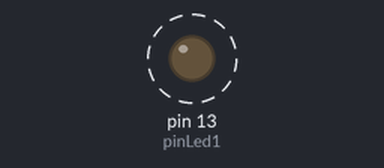
Recording of a sketch running on a simulated Arduino Uno, built with avr-gcc and run on an emulated ATmega328P. Parts: output pins drawn as LEDs (lit = HIGH). Dashed ring = blinking.

Above: at 0.2 s.
Timing chart, 0 to 3.0 s (numbered marks = the images above):
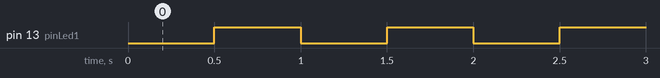

The sketch:

2._DefineLED.ino
```cpp
#define pinLed1 13

void setup()
{ pinMode(pinLed1,OUTPUT);
}
 void loop()
{ digitalWrite(pinLed1,LOW);
  delay(500);
  digitalWrite(pinLed1,HIGH);
  delay(500);
}
```

Measured:
- by itself, pin 13 (pinLed1): alternates HIGH for 0.50 s and LOW for 0.50 s
